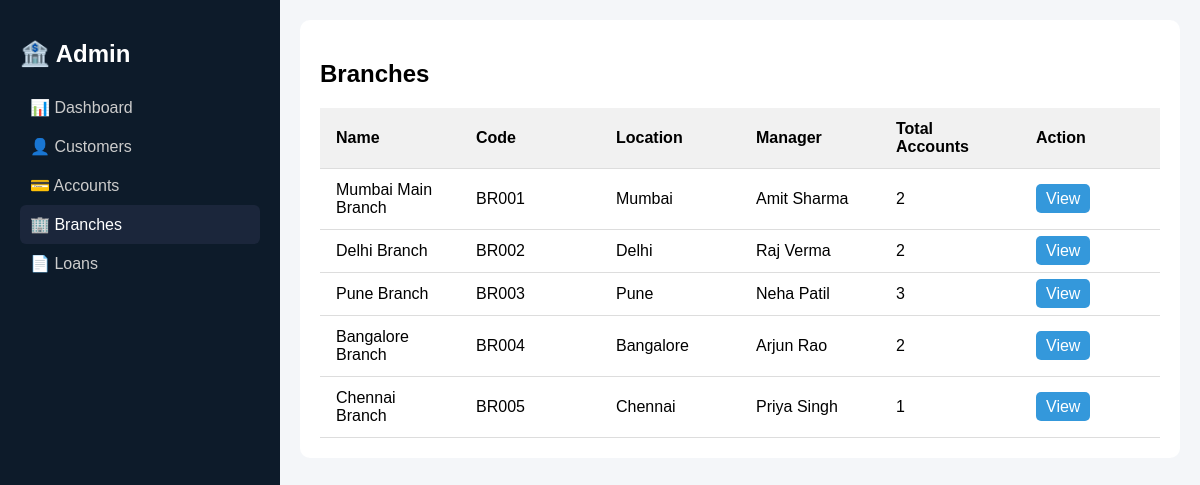
Page /mybank/branches.php on the committed database.
### tables this page shows
CREATE TABLE `branches` (
  `branch_code` varchar(10) NOT NULL,
  `branch_name` varchar(100) NOT NULL,
  `branch_address` varchar(255) DEFAULT NULL,
  `phone` varchar(15) DEFAULT NULL,
  `ifsc_code` varchar(20) NOT NULL,
  `location` varchar(100) DEFAULT NULL,
  `manager_name` varchar(100) DEFAULT NULL
);

### mybank/branches.php (the view, shortened to what this page needs)
<?php
$conn = new mysqli("localhost", "root", "", "mybank");
$sql = "SELECT
            b.branch_code,
            b.branch_name,
            b.location,
            b.manager_name,
            COUNT(a.account_id) AS total_accounts
        FROM branches b
        LEFT JOIN accounts a
        ON b.branch_code = a.branch_code
        GROUP BY b.branch_code";
$result = $conn->query($sql);
?>
<!DOCTYPE html>
<html>
<head>
</head>
<body>
<div class="container">
   <div class="sidebar">
    <h2>🏦 Admin</h2>
    <a href="admin_dashboard.php" >📊 Dashboard</a>
    <a href="customers.php">👤 Customers</a>
    <a href="accounts.php">💳 Accounts</a>
    <a href="branches.php" class="active">🏢 Branches</a>
    <a href="loans.php">📄 Loans</a>
</div>
    <div class="main">
        <div class="card">
            <h2>Branches</h2>
            <table>
                <tr>
                    <th>Name</th>
                    <th>Code</th>
                    <th>Location</th>
                    <th>Manager</th>
                    <th>Total Accounts</th>
                    <th>Action</th>
                </tr>
                <?php while($row = $result->fetch_assoc()): ?>
                <tr>
                    <td><?php echo $row['branch_name']; ?></td>
                    <td><?php echo $row['branch_code']; ?></td>
                    <td><?php echo $row['location']; ?></td>
                    <td><?php echo $row['manager_name']; ?></td>
                    <td><?php echo $row['total_accounts']; ?></td>
                    <td>
                        <a href="branch_view.php?branch_code=<?php echo $row['branch_code']; ?>" class="view-btn">
                            View
                        </a>
                    </td>
                </tr>
                <?php endwhile; ?>
            </table>
        </div>
    </div>
</div>
</body>
</html>

### mybank/branches.php (style rules this page uses)
body { margin:0; font-family:Arial; background:#f4f6f9; }
.container { display:flex; }
.sidebar { width:240px; background:#0d1b2a; color:white; height:100vh; padding:20px; }
.sidebar a { display:block; color:#ccc; padding:10px; text-decoration:none; border-radius:6px; }
.sidebar a.active, .sidebar a:hover { background:#1b263b; color:white; }
.main { flex:1; padding:20px; }
.card { background:#fff; padding:20px; border-radius:10px; }
table { width: 100%; border-collapse: collapse; table-layout: fixed; }
th, td { padding: 12px 16px; border-bottom: 1px solid #ddd; text-align: left; }
th { background: #f1f1f1; font-weight: 600; text-align: left; }
.view-btn { background:#3498db; color:white; padding:6px 10px; text-decoration:none; border-radius:5px; }

### rows in the picture
branches: branch_name "Mumbai Main Branch", branch_code "BR001", location "Mumbai", manager_name "Amit Sharma", total_accounts "2"
branches: branch_name "Delhi Branch", branch_code "BR002", location "Delhi", manager_name "Raj Verma", total_accounts "2"
branches: branch_name "Pune Branch", branch_code "BR003", location "Pune", manager_name "Neha Patil", total_accounts "3"
branches: branch_name "Bangalore Branch", branch_code "BR004", location "Bangalore", manager_name "Arjun Rao", total_accounts "2"
branches: branch_name "Chennai Branch", branch_code "BR005", location "Chennai", manager_name "Priya Singh", total_accounts "1"
